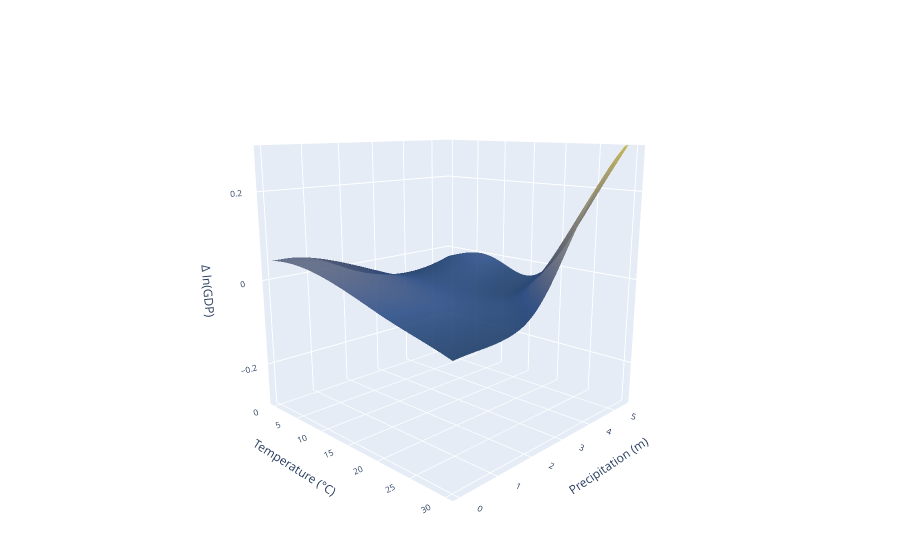

The notebook cell this image was saved under:
### Markdown cell above
## 4. Data visualization

### Code cell
plot_data = [mean_surface] 
fig = go.Figure(data=plot_data)

##layout for webpage 
fig.update_layout(
        autosize=True,
       
        margin=dict(
            l=0,
            r=0,
            b=0,
            t=0,
        ),

            scene=dict(
                xaxis_title='Temperature (°C)',
                yaxis_title='Precipitation (m)',
                zaxis=dict(title=dict(text="Δ ln(GDP)"),range=[-0.3, 0.3]),
                camera=dict(eye=dict(x=1.738, y=-1.780, z=0.589))
                
            ),
            
            legend=dict(
                bgcolor='rgba(255,255,255,0.7)',
                bordercolor='black',
                borderwidth=1
            ),
            font=dict(
            size=10
        )
        )

fig.show()

### Figure 1 — Plotly figure (JSON) as saved in the notebook; plotly's stock layout.template omitted (floating-point values rounded to 4 significant figures; data arrays with more than 128 entries replaced by an {"elided": "..."} marker saying what was removed)
{"data": [{"colorscale": [[0, "#00224e"], [0.1111, "#123570"], [0.2222, "#3b496c"], [0.3333, "#575d6d"], [0.4444, "#707173"], [0.5556, "#8a8678"], [0.6667, "#a59c74"], [0.7778, "#c3b369"], [0.8889, "#e1cc55"], [1, "#fee838"]], "name": "mean_surface", "opacity": 0.85, "showscale": false, "type": "surface", "x": {"elided": "90x90 float values"}, "y": {"elided": "90x90 float values"}, "z": {"elided": "90x90 float values"}}], "layout": {"autosize": true, "font": {"size": 10}, "legend": {"bgcolor": "rgba(255,255,255,0.7)", "bordercolor": "black", "borderwidth": 1}, "margin": {"b": 0, "l": 0, "r": 0, "t": 0}, "scene": {"camera": {"eye": {"x": 1.738, "y": -1.78, "z": 0.589}}, "xaxis": {"title": {"text": "Temperature (°C)"}}, "yaxis": {"title": {"text": "Precipitation (m)"}}, "zaxis": {"range": [-0.3, 0.3], "title": {"text": "Δ ln(GDP)"}}}}}
